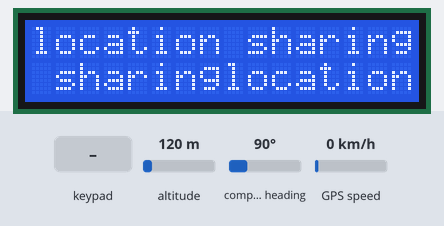
This sketch was run on a simulated Arduino Uno, built with avr-gcc and run on an emulated ATmega328P. Parts: 16×2 character LCD. Inputs (shaded band) come from the test bench; at power-on: altitude 120 m, compass heading 90°, GPS speed 0 km/h. The GPS gets a fix after 3 s at 37.7749, -122.4194 with 8 satellites; the modem accepts every AT command (registered, SIM ready, sends succeed) and sends nothing else; what the sketch prints to the serial monitor is not drawn.

Above: at 1.2 s.
1.3 s: keypad keys 9 8 7 6 # pressed 0.4 s apart
At 5.1 s:
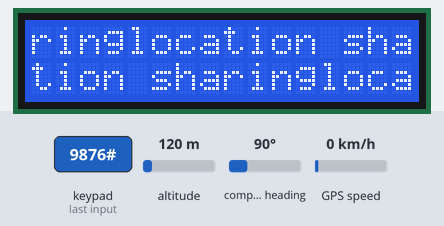
5.4 s: keypad keys 5 4 3 # pressed 0.4 s apart
At 9.0 s:
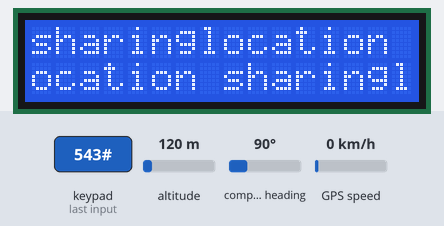
9.3 s: keypad keys 1 3 9 7 # pressed 0.4 s apart
At 13.1 s:
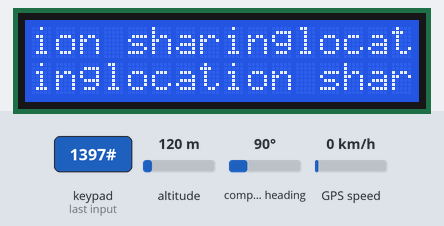
13.6 s: keypad keys 9 8 7 6 # pressed 0.4 s apart
At 16.8 s:
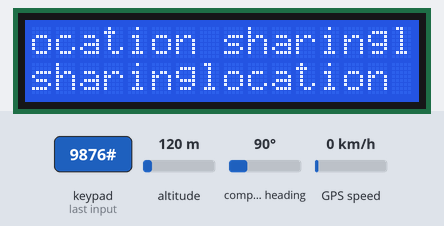
17.9 s: keypad keys 5 4 3 # pressed 0.4 s apart
At 20.7 s:
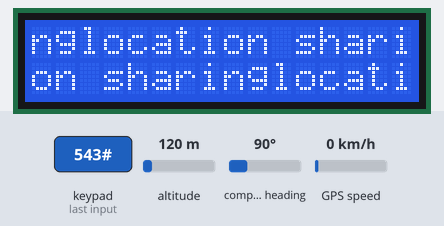
21.8 s: keypad keys 1 3 9 7 # pressed 0.4 s apart
At 25.6 s:
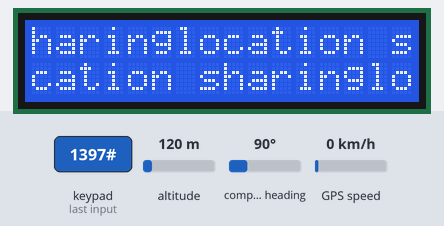
Timing chart, 0 to 27.1 s (numbered marks = the images above; inputs shaded):
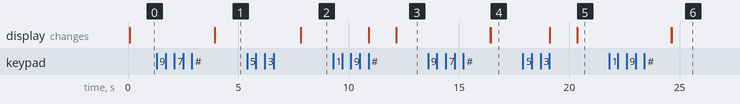

The sketch:

Location_sharing_and_Navigation_to_Car.ino
```cpp
#include <TinyGPS.h>
#include <SoftwareSerial.h>
#include <Keypad.h>
#include <LiquidCrystal.h>
SoftwareSerial SIM900(7, 8);
const int rs = 12, en = 11, d4 = 5, d5 = 4, d6 = 3, d7 = 2;
LiquidCrystal lcd(rs, en, d4, d5, d6, d7);

// Constants for row and column sizes
const int ROW_NUM = 4; //four rows
const int COLUMN_NUM = 3; //three columns

char keys[ROW_NUM][COLUMN_NUM] = {
  {'1', '2', '3'},
  {'4', '5', '6'},
  {'7', '8', '9'},
  {'*', '0', '#'}
};

byte pin_rows[ROW_NUM] = {9, 8, 7, 6};   //connect to the row pinouts of the keypad
byte pin_column[COLUMN_NUM] = {5, 4, 3}; //connect to the column pinouts of the keypad

Keypad keypad = Keypad( makeKeymap(keys), pin_rows, pin_column, ROW_NUM, COLUMN_NUM );

String inputString;
long inputInt;
TinyGPS gps;  //Creates a new instance of the TinyGPS object
const int switchPin = 12;

void setup()
{
  Serial.begin(9600);
  SIM900.begin(9600);
  pinMode(switchPin, INPUT);
  lcd.begin(16, 2);
  lcd.print("device is active");
  lcd.clear();
  inputString.reserve(10);
}

void loop()
{
  int switchVal;
  switchVal = digitalRead(switchPin);
  if (switchVal == HIGH)
  {
  {
    lcd.print("navigate to car");
  bool newData = false;
  unsigned long chars;
  unsigned short sentences, failed;

  // For one second we parse GPS data and report some key values
  for (unsigned long start = millis(); millis() - start < 1000;)
  {
    while (Serial.available())
    {
      char c = Serial.read();
      //Serial.print(c);
      if (gps.encode(c))
        newData = true;
    }


  if (newData)      //If newData is true
  {
    float flat, flon;
    unsigned long age;
    gps.f_get_position(&flat, &flon, &age);
    SIM900.print("AT+CMGF=1\r");
    delay(400);
    SIM900.println("AT + CMGS = \"+916379611459\"");// recipient's mobile number with country code
    delay(300);
    SIM900.print("Latitude = ");
    SIM900.print(flat == TinyGPS::GPS_INVALID_F_ANGLE ? 0.0 : flat, 6);
    SIM900.print(" Longitude = ");
    SIM900.print(flon == TinyGPS::GPS_INVALID_F_ANGLE ? 0.0 : flon, 6);
    delay(200);
    SIM900.println((char)26); // End AT command with a ^Z, ASCII code 26
    delay(200);
    SIM900.println();
    break;

  }

  Serial.println(failed);
 // if (chars == 0)
   // Serial.println("** No characters received from GPS: check wiring **");
}
}
}
else
{

lcd.print("location sharing");
  // Get key value if pressed

 char key = keypad.getKey();

  if (key)
  {
    Serial.println(key);

    if (key >= '0' && key <= '9')
    {     // only act on numeric keys
      inputString += key;               // append new character to input string
    }
    else if (key == '#')
    {
      if (inputString.length() > 0)
      {
        inputInt = inputString.toInt(); // YOU GOT AN INTEGER NUMBER
        inputString = "";               // clear input
        // DO YOUR WORK HERE
        lcd.print(inputInt);
  bool newData = false;
  unsigned long chars;
  unsigned short sentences, failed;

  // For one second we parse GPS data and report some key values
  for (unsigned long start = millis(); millis() - start < 1000;)
  {
    while (Serial.available())
    {
      char c = Serial.read();
      //Serial.print(c);
      if (gps.encode(c))
        newData = true;
    }


  if (newData)      //If newData is true
  {
    float flat, flon;
    unsigned long age;
    gps.f_get_position(&flat, &flon, &age);
    SIM900.print("AT+CMGF=1\r");
    delay(400);
    SIM900.println("AT + CMGS =inputInt");// recipient's mobile number with country code
    delay(300);
    SIM900.print("Latitude = ");
    SIM900.print(flat == TinyGPS::GPS_INVALID_F_ANGLE ? 0.0 : flat, 6);
    SIM900.print(" Longitude = ");
    SIM900.print(flon == TinyGPS::GPS_INVALID_F_ANGLE ? 0.0 : flon, 6);
    delay(200);
    SIM900.println((char)26); // End AT command with a ^Z, ASCII code 26
    delay(200);
    SIM900.println();


  }

  Serial.println(failed);
 // if (chars == 0)
   // Serial.println("** No characters received from GPS: check wiring **");
}

      }
    } else if (key == '*') {
      inputString = "";                 // clear input
    }
  }
}
}
```

Measured:
- after the input at 1.3 s, the display: changes after 2.6 s (image 1)
- after the input at 5.4 s, the display: first changes after 2.4 s (image 2 shows a later state)
- after the input at 9.3 s, the display: first changes after 1.6 s (image 3 shows a later state)
- after the input at 13.6 s, the display: first changes after 2.8 s (image 4 shows a later state)
- after the input at 17.9 s, the display: first changes after 1.2 s (image 5 shows a later state)
- after the input at 21.8 s, the display: first changes after 2.8 s (image 6 shows a later state)
